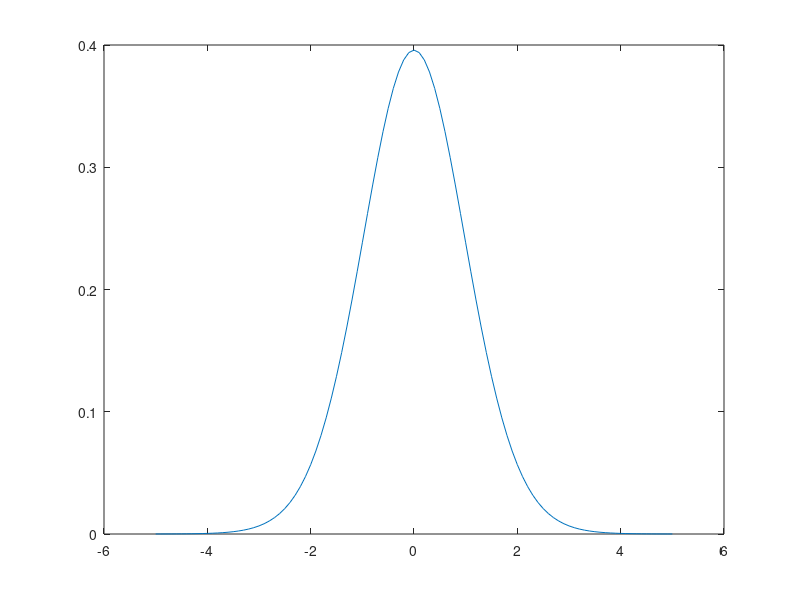

The MATLAB script that drew this image: (Note: this script raises an error after producing the figure.)
% Foundation of Neuroscience/ HW1 
clc; clear; close all;

% all functions are defined at the end of the code

%% question2
clc; clear; close all;

meanHeight = 15.7; % standard mean of the sunflower

measuredHeights = [11.5 11.8 15.7 16.1 14.1 ...
    10.5 9.3 15.0 11.1 15.2 19.0 12.8 12.4 ...
    19.2 13.5 12.2 13.3 16.5 13.5 14.4 16.7 ...
    10.9 13.0 10.3 15.8 15.1 17.1 13.3 12.4 ...
    8.5 14.3 12.9 13.5]; % measured heights of the flower sample

% one-sample t-test
df = length(measuredHeights)-1;
[h,p,ci,stats] = ttest(measuredHeights,meanHeight);
tT = tinv(p,df);

% draw t distribution
x = -5:.1:5;
y = tpdf(x,df);

figure;
plot(x,y)

% critical t value
hold on;
xline(tT,'--r');
% test t-value
xline(stats.tstat,'--r','Color','black');


%% question 3

%% all functions
